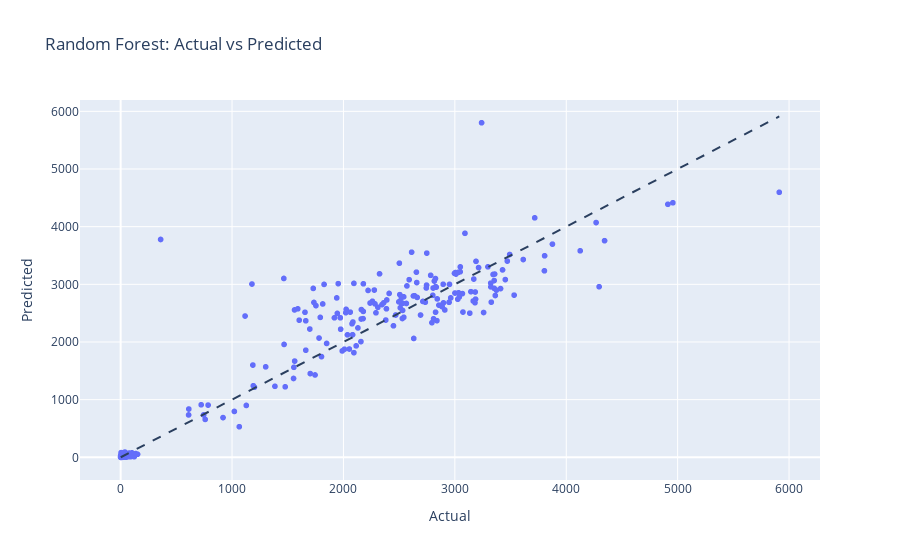

The notebook cell this image was saved under:
### Code cell
# Create Plotly figure for Random Forest
fig_rf = px.scatter(best_rf_model, x='Actual', y='Predicted', title='Random Forest: Actual vs Predicted')
fig_rf.add_shape(type='line', x0=best_rf_model['Actual'].min(), y0=best_rf_model['Actual'].min(), x1=best_rf_model['Actual'].max(), y1=best_rf_model['Actual'].max(), line=dict(dash='dash'))
# Display the figure
fig_rf.show()

### Figure 1 — Plotly figure (JSON) as saved in the notebook; plotly's stock layout.template omitted (floating-point values rounded to 4 significant figures; data arrays with more than 128 entries replaced by an {"elided": "..."} marker saying what was removed)
{"data": [{"hovertemplate": "Actual=%{x}<br>Predicted=%{y}<extra></extra>", "legendgroup": "", "marker": {"color": "#636efa", "symbol": "circle"}, "mode": "markers", "name": "", "showlegend": false, "type": "scattergl", "x": {"elided": "45298 int values"}, "xaxis": "x", "y": {"elided": "45298 float values"}, "yaxis": "y"}], "layout": {"legend": {"tracegroupgap": 0}, "shapes": [{"line": {"dash": "dash"}, "type": "line", "x0": 1, "x1": 5912, "y0": 1, "y1": 5912}], "title": {"text": "Random Forest: Actual vs Predicted"}, "xaxis": {"anchor": "y", "domain": [0, 1], "title": {"text": "Actual"}}, "yaxis": {"anchor": "x", "domain": [0, 1], "title": {"text": "Predicted"}}}}
